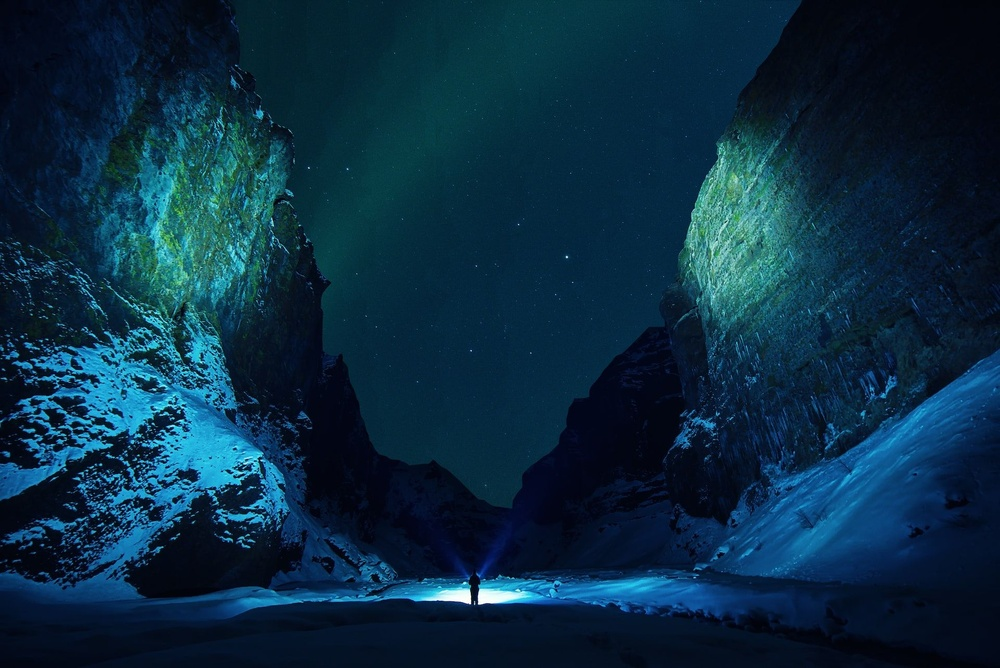
#> input picture Image processing/2_class/low.jpg, 1000 x 668 px, shrunk from 1920 x 1282 before the run, found by its file name
$ python experiment.py
#> lines starting #> are read from the running program, lines starting #| are printed output that depends on the picture
#> further down, image is the input picture: shape (668, 1000, 3); mean R, G, B 10, 43.5, 65.2
### Image processing/3_class/convert.py
import numpy as np
import matplotlib.pyplot as plt

def grayscale(image):
    height,width=image.shape[:2]
#> height = 668; width = 1000
    grayimage=np.zeros((height,width),dtype=np.uint8)

    for i in range(height):
        for j in range(width):
            red=image[i,j,0]
            green=image[i,j,1]
            blue=image[i,j,2]
            gray_value=0.3*red+0.59*green+0.11*blue
            grayimage[i,j]=gray_value
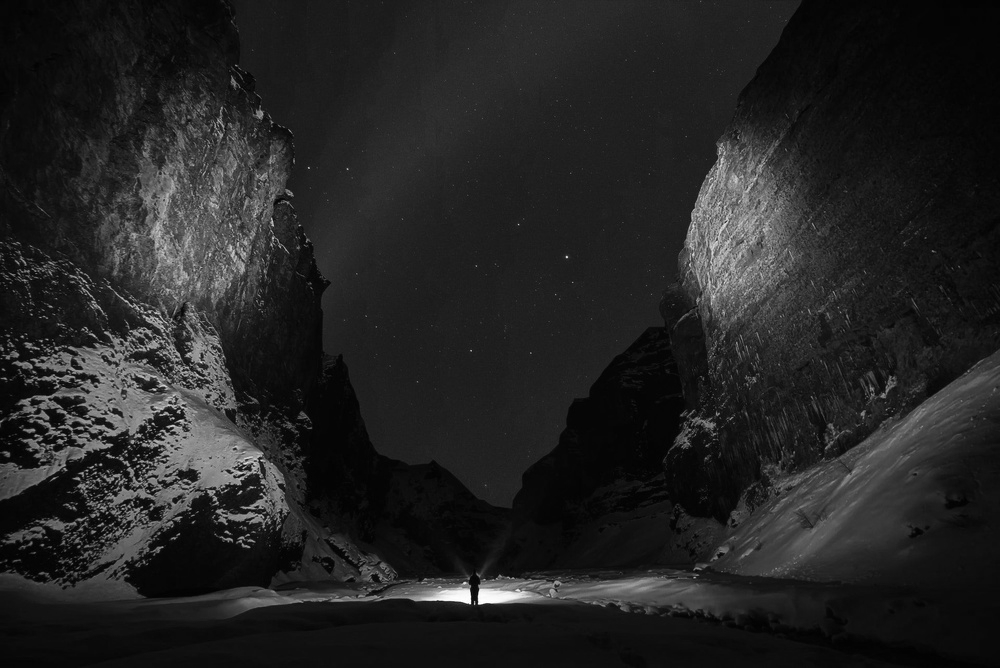
#> grayimage: shape (668, 1000); min 0, max 254, mean 35.3
    return grayimage

# [8 lines that do not run on import are left out]

### Image processing/3_class/experiment.py
from PIL import Image
import matplotlib.pyplot as plt
from convert import grayscale
import numpy as np

image=plt.imread("E:\\college\\2_class\\low.jpg")
gray_image=grayscale(image)

plt.imshow(gray_image,cmap="gray")
plt.show()

im_array=np.array(gray_image)

padding_width=100
padded_array=np.pad(im_array,padding_width,mode="constant")
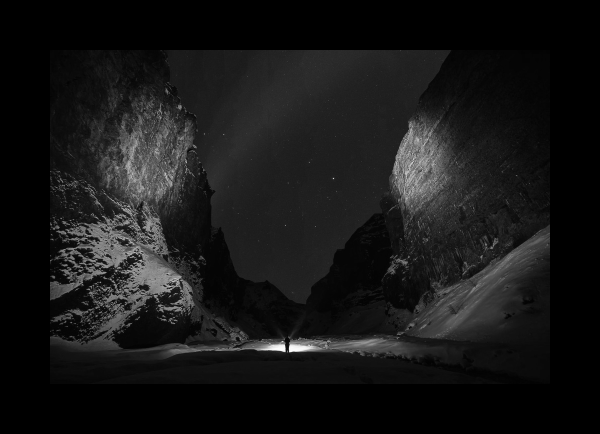
#> padded_array: shape (868, 1200) (shown at 1/2 size); min 0, max 254, mean 22.6

padded_image=Image.fromarray(padded_array)
plt.imshow(padded_image,cmap="gray")
plt.show()

$ run again, with Image processing/2_class/high.jpeg copied over Image processing/2_class/low.jpg
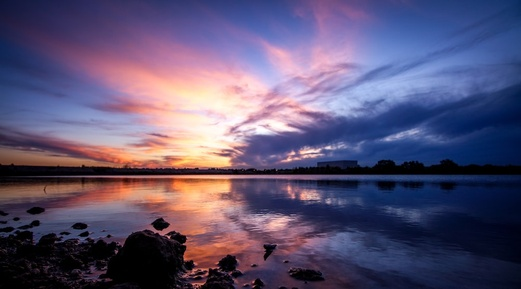
#> input picture Image processing/2_class/high.jpeg, 521 x 289 px, shrunk from 1000 x 554 before the run, found by its file name
#> image is the input picture: shape (289, 521, 3); mean R, G, B 92.9, 83.3, 114.7
#> after the loop in grayscale, `for i in range(height):`:
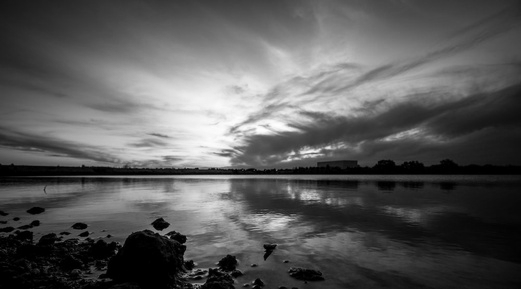
#> grayimage: shape (289, 521); min 0, max 255, mean 89.1
#> `padded_array=np.pad(im_array,padding_width,mode="constant")`:
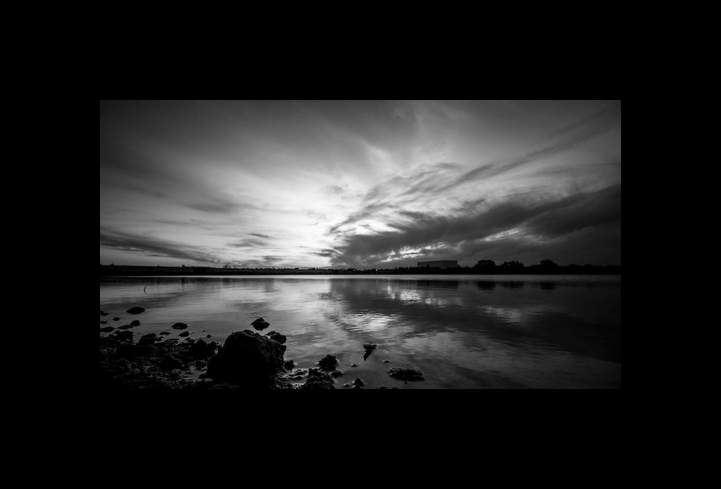
#> padded_array: shape (489, 721); min 0, max 255, mean 38
